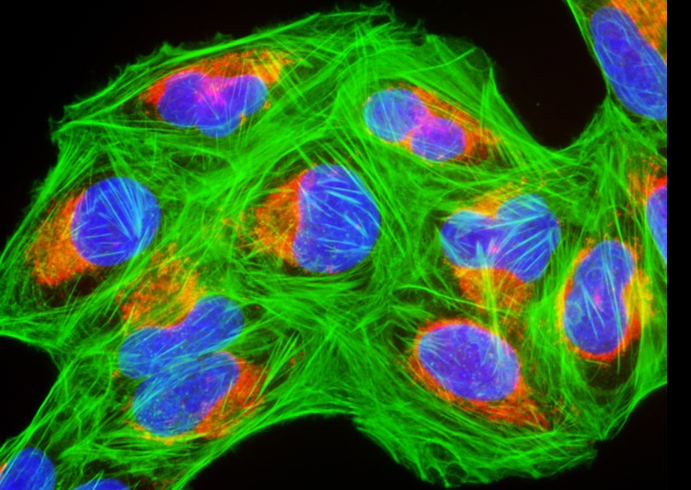
#> input picture 9.png, 691 x 490 px, found by its file name
$ python proj.py
#> lines starting #> are read from the running program, lines starting #| are printed output that depends on the picture; after the words box and inside, x2 and y2 are one past the last pixel; in counts of white or black regions, pixels touching at a corner belong together
import cv2
import numpy as np
import matplotlib.pyplot as plt

img = cv2.imread("C:\\Users\\User\\.spyder-py3\\project\\9.png")
#> img is the input picture: shape (490, 691, 3); mean B, G, R 40.4, 99.9, 47.5
gray = img[:, :, 0]
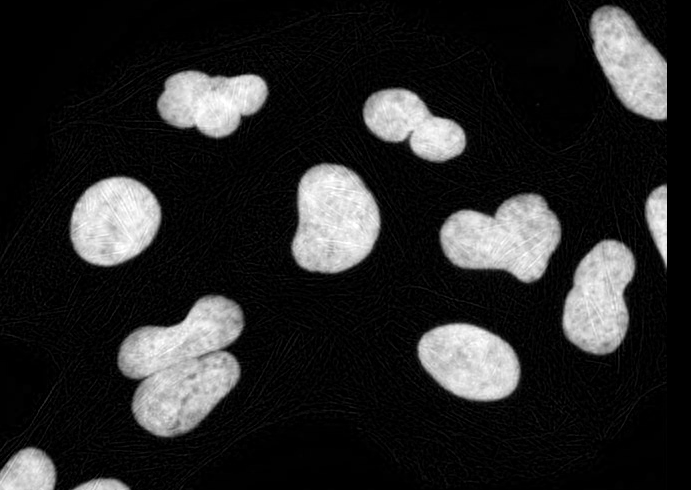
#> gray: shape (490, 691); min 0, max 255, mean 40.4

plt.figure(figsize=(5,5))
plt.imshow(cv2.cvtColor(img, cv2.COLOR_BGR2RGB))
plt.axis("off")
plt.show()

clahe = cv2.createCLAHE(clipLimit=2.0, tileGridSize=(8, 8))
equalized = clahe.apply(gray)
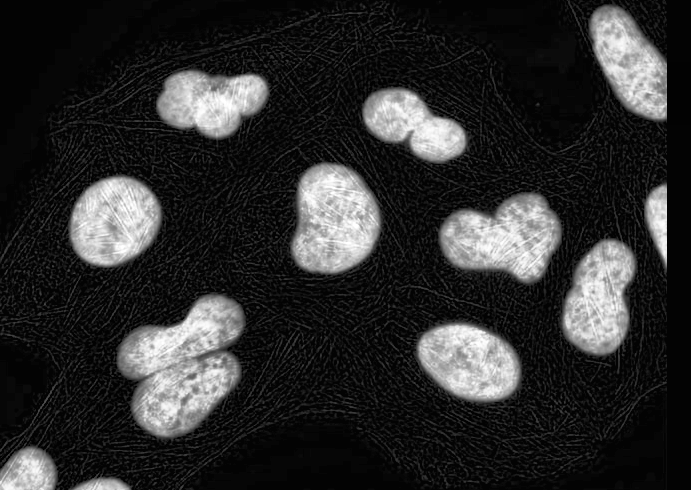
#> equalized: shape (490, 691); min 2, max 255, mean 45.2

plt.imshow(equalized, cmap='gray')
plt.axis("off")
plt.show()

cv2.imwrite('equalized.jpg', equalized)

def gaussian_blur(image, sigma=1.0):
#> called with sigma = 1
    kernel_size = int(5 * sigma) | 1
    k = kernel_size // 2
    kernel = np.zeros((kernel_size, kernel_size), dtype=np.float32)

    for i in range(kernel_size):
        for j in range(kernel_size):
            x, y = i - k, j - k
            kernel[i, j] = np.exp(-(x**2 + y**2) / (2 * sigma**2))

    kernel /= np.sum(kernel)
    h, w = image.shape
#> h = 490; w = 691
    padded = np.pad(image, ((k, k), (k, k)), mode='reflect')
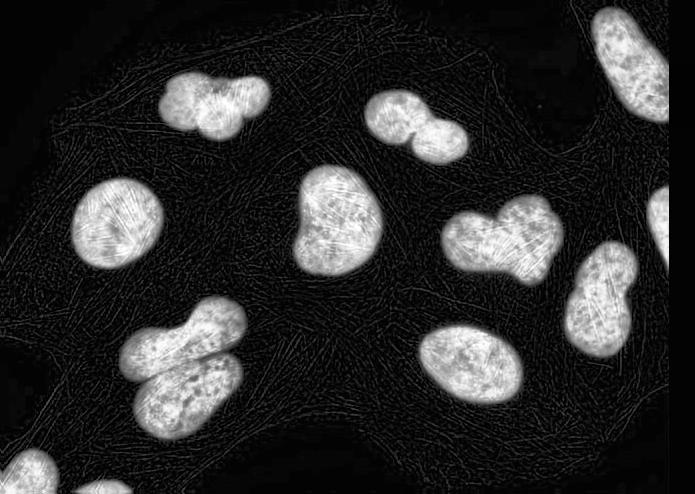
#> padded: shape (494, 695); min 2, max 255, mean 44.8
    out = np.zeros_like(image, dtype=np.float32)
    kernel = np.flip(kernel)

    for i in range(h):
        for j in range(w):
            region = padded[i:i+kernel_size, j:j+kernel_size]
            out[i, j] = np.sum(region * kernel)

    return np.uint8(out)

blurred = gaussian_blur(equalized, 1.0)

plt.imshow(blurred, cmap='gray')
plt.axis("off")
plt.show()

ret, thresh = cv2.threshold(blurred, 0, 255, cv2.THRESH_BINARY + cv2.THRESH_OTSU)
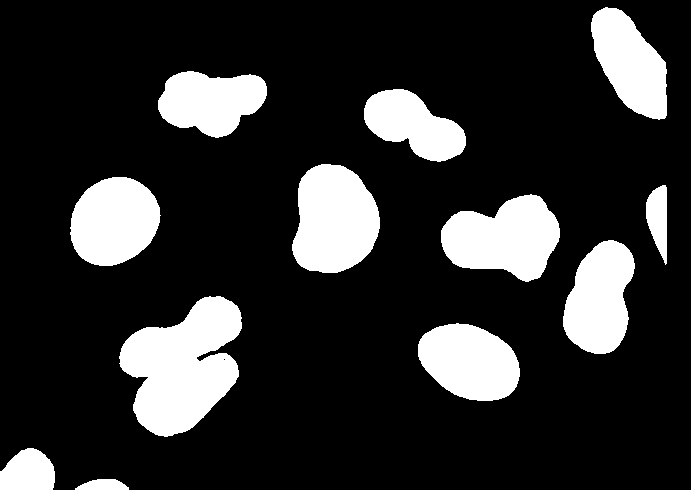
#> thresh: shape (490, 691); 18.3% white; 12 white regions, largest, box (x1, y1, x2, y2) and area: (119, 296, 242, 437) 11034, (292, 164, 380, 273) 7461, (441, 194, 560, 282) 7065
#> ret = 99

plt.imshow(thresh, cmap='gray')
plt.axis("off")
plt.show()

se = np.ones((3, 3), np.uint8)
m = cv2.erode(thresh, se)
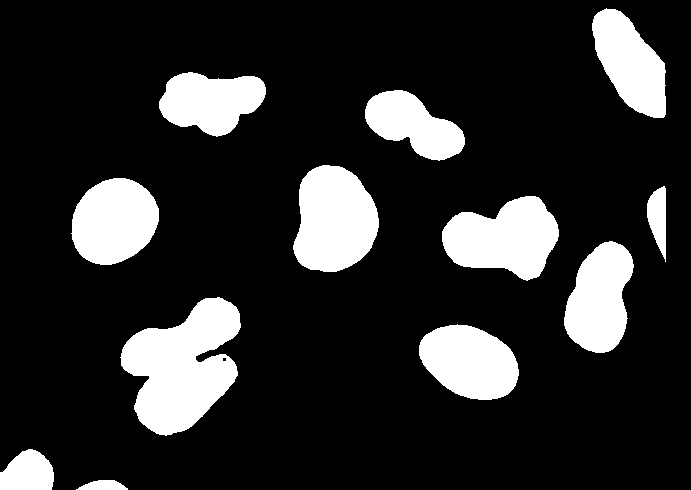
#> m: shape (490, 691); 17.1% white; 12 white regions, largest, box (x1, y1, x2, y2) and area: (120, 297, 241, 436) 10361, (293, 165, 379, 272) 7067, (442, 196, 559, 281) 6641
m = cv2.dilate(m, se)
#> m: shape (490, 691); 18.3% white; 12 white regions, largest, box (x1, y1, x2, y2) and area: (119, 296, 242, 437) 11025, (292, 164, 380, 273) 7461, (441, 195, 560, 282) 7063

p = cv2.dilate(m, se)
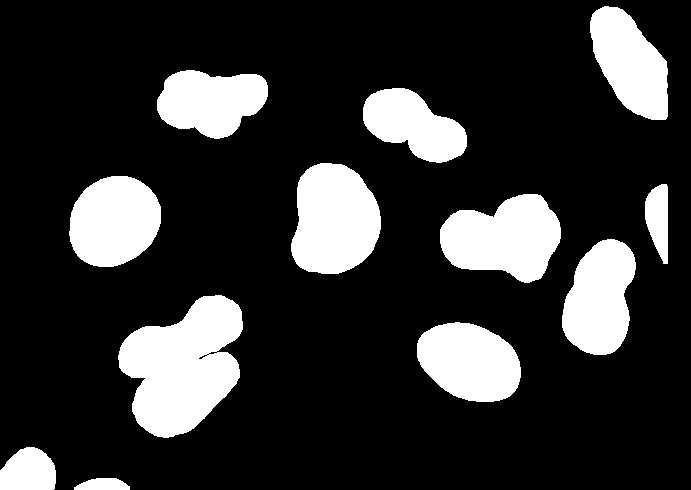
#> p: shape (490, 691); 19.6% white; 12 white regions, largest, box (x1, y1, x2, y2) and area: (118, 295, 243, 438) 11689, (291, 163, 381, 274) 7863, (440, 194, 561, 283) 7493
p = cv2.erode(p, se)
#> p: shape (490, 691); 18.3% white; 12 white regions, largest, box (x1, y1, x2, y2) and area: (119, 296, 242, 437) 11033, (292, 164, 380, 273) 7461, (441, 195, 560, 282) 7063

plt.imshow(m, cmap='gray')
plt.axis("off")
plt.show()


plt.imshow(p, cmap='gray')
plt.axis("off")
plt.show()

$ run again, with 10.png copied over 9.png
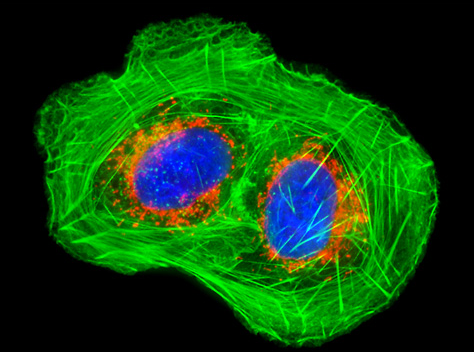
#> input picture 10.png, 474 x 352 px, found by its file name
#> img is the input picture: shape (352, 474, 3); mean B, G, R 14, 68.3, 12.7
#> `ret, thresh = cv2.threshold(blurred, 0, 255, cv2.THRESH_BINARY + cv2.T..`:
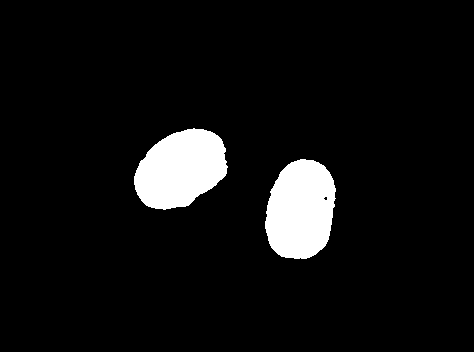
#> thresh: shape (352, 474); 6.7% white; 2 white regions, box (x1, y1, x2, y2) and area: (265, 159, 336, 259) 5594, (134, 128, 228, 210) 5541
#> ret = 88
#> `p = cv2.dilate(m, se)`:
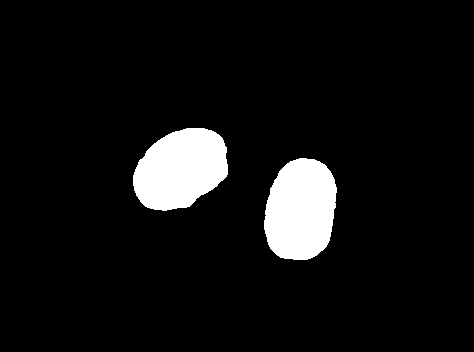
#> p: shape (352, 474); 7.1% white; 2 white regions, box (x1, y1, x2, y2) and area: (264, 158, 337, 260) 5949, (133, 128, 228, 211) 5890

$ run again, with 7.png copied over 9.png
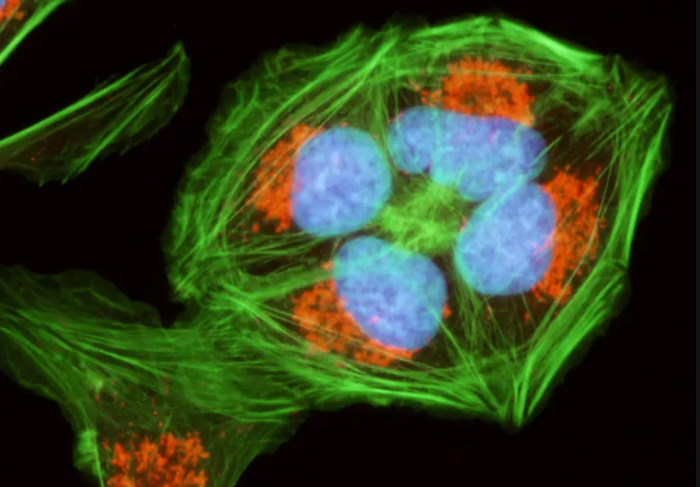
#> input picture 7.png, 700 x 487 px, found by its file name
#> img is the input picture: shape (487, 700, 3); mean B, G, R 31.5, 65.3, 48.9
#> `ret, thresh = cv2.threshold(blurred, 0, 255, cv2.THRESH_BINARY + cv2.T..`:
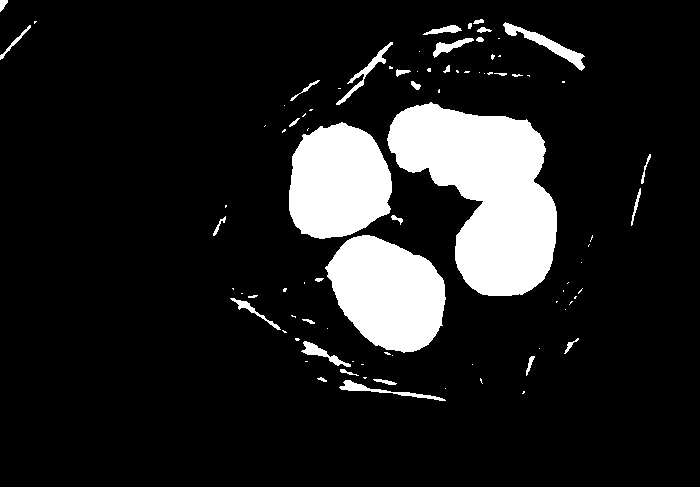
#> thresh: shape (487, 700); 12.7% white; 88 white regions (53 under 20 px), largest, box (x1, y1, x2, y2) and area: (387, 102, 557, 296) 19607, (325, 235, 446, 353) 10008, (289, 122, 392, 239) 9462
#> ret = 101
#> `p = cv2.dilate(m, se)`:
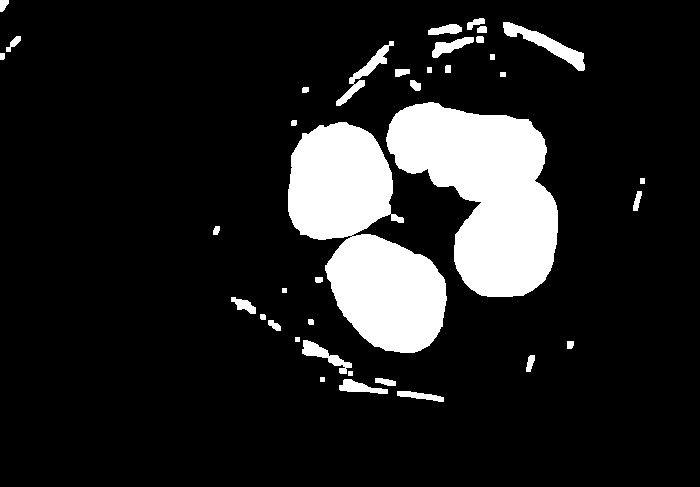
#> p: shape (487, 700); 13.6% white; 38 white regions, largest, box (x1, y1, x2, y2) and area: (288, 122, 447, 353) 20473, (386, 102, 558, 297) 20427, (503, 22, 585, 71) 1089

$ run again, with 8.png copied over 9.png
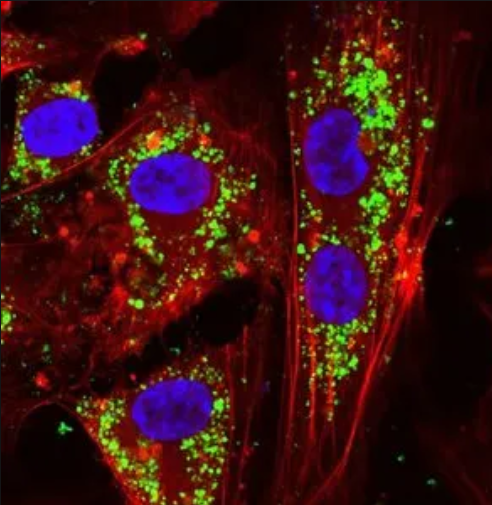
#> input picture 8.png, 492 x 505 px, found by its file name
#> img is the input picture: shape (505, 492, 3); mean B, G, R 20.3, 18.8, 59.4
#> `ret, thresh = cv2.threshold(blurred, 0, 255, cv2.THRESH_BINARY + cv2.T..`:
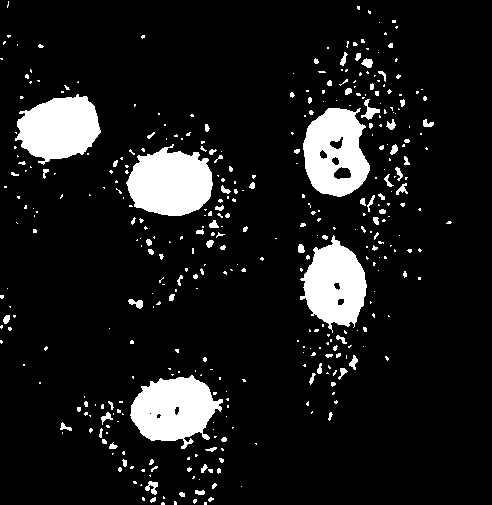
#> thresh: shape (505, 492); 10.6% white; 392 white regions (309 under 20 px), largest, box (x1, y1, x2, y2) and area: (126, 144, 213, 216) 4528, (130, 375, 223, 449) 4353, (303, 108, 370, 197) 4185
#> ret = 88
#> `p = cv2.dilate(m, se)`:
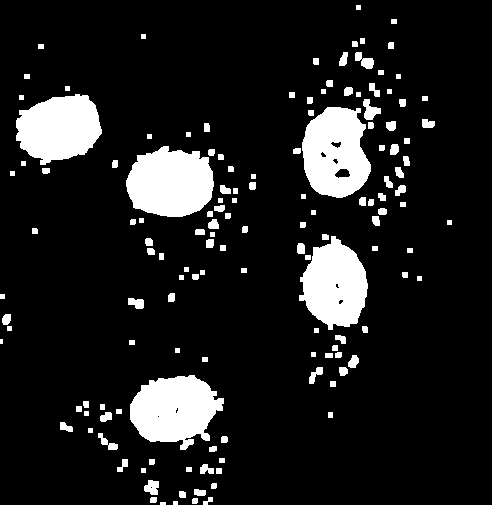
#> p: shape (505, 492); 12% white; 144 white regions (2 under 20 px), largest, box (x1, y1, x2, y2) and area: (126, 146, 214, 217) 4852, (130, 375, 224, 450) 4804, (302, 107, 371, 198) 4672
